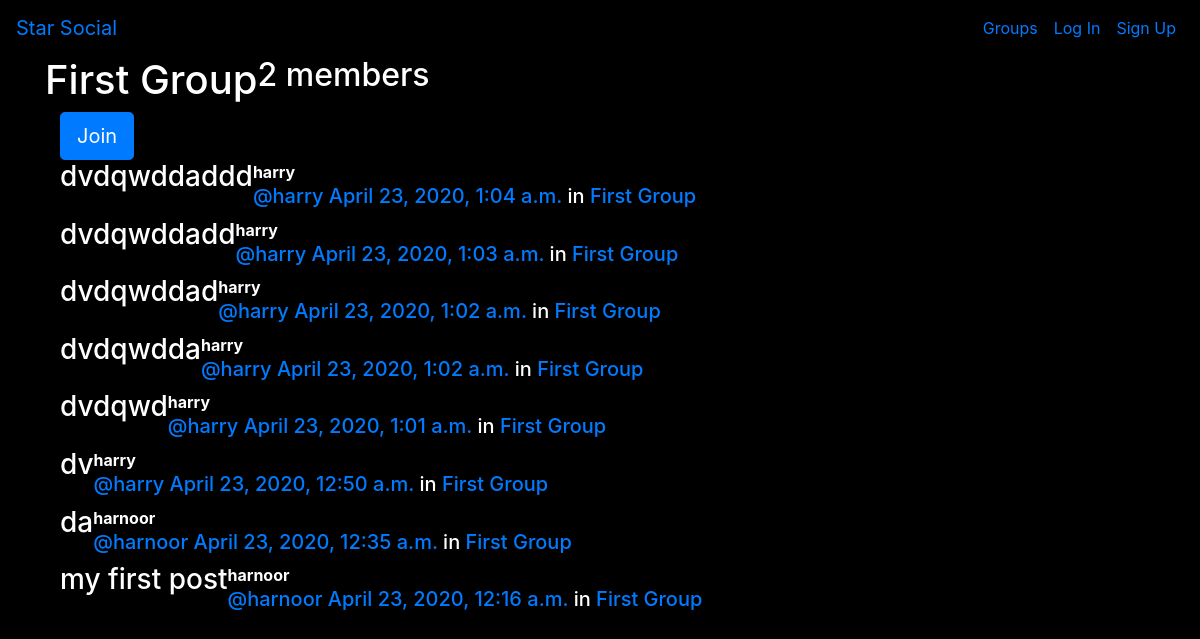
The app's page /groups/post/in/first-group/, older data.
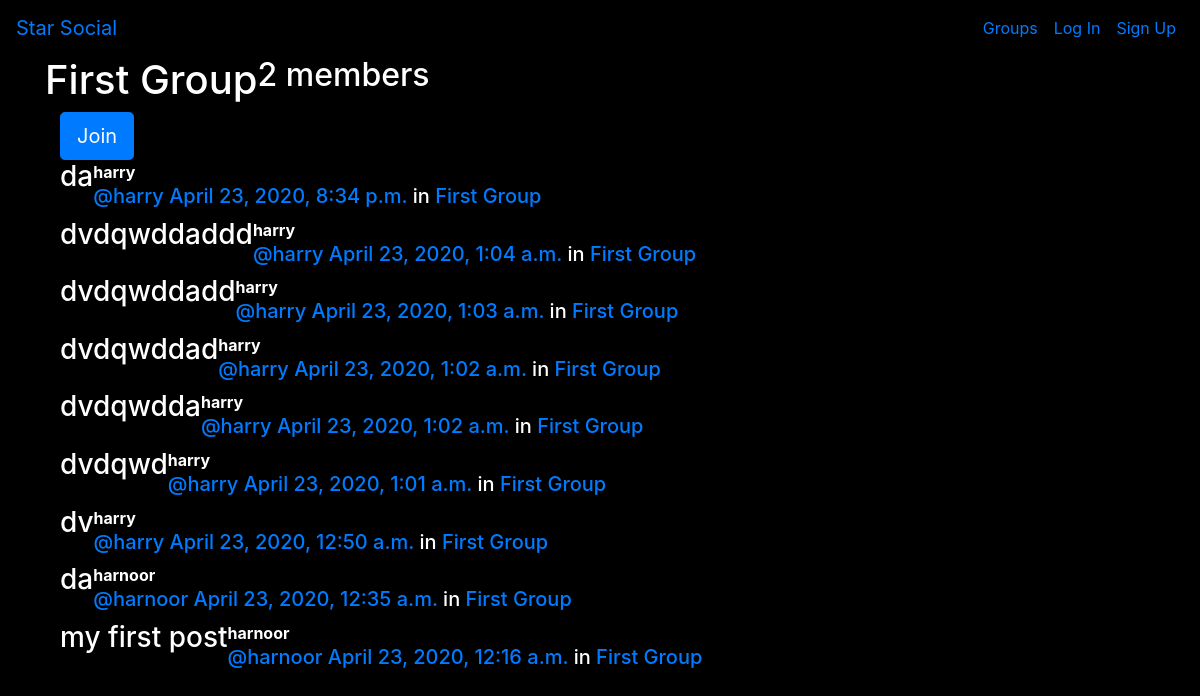
The same page, newer data.
### posts/models.py (models this page shows, shortened)
class Post(models.Model):
    user = models.ForeignKey(User, related_name="posts", on_delete=models.CASCADE)
    created_at = models.DateTimeField(auto_now=True)
    message = models.TextField()
    message_html = models.TextField(editable=False)
    group = models.ForeignKey(Group, related_name="posts", on_delete=models.CASCADE, null=True, blank=True)
    class Meta:
        ordering = ['-created_at']
        unique_together = ['user', 'message']

### groups/models.py (models this page shows, shortened)
class Group(models.Model):
    name = models.CharField(max_length=255, unique=True)
    slug = models.SlugField(allow_unicode=True, unique=True)
    description = models.TextField(blank=True, default='')
    description_html = models.TextField(editable=False, blank=True, default='')
    members = models.ManyToManyField(User, through='GroupMember')
    class Meta:
        ordering = ['name']

### groups/views.py (the view)
# urls.py: path('post/in/<slug:slug>/', views.GroupDetailView.as_view(), name='single'),
class GroupDetailView(generic.DetailView):
    model = Group
    template_name = 'groups/group_detail.html'

### groups/templates/groups/group_detail.html
{% extends 'groups/group_base.html' %}
{% block pregroup %}
    <h1> {{ group.name }} </h1>
    <h2> {{ group.members.count }} members </h2>
    <div class="container">
        {% if user in group.members.all %}
            <a href="{% url 'groups:leave' slug=group.slug %}" class="btn btn-lg btn-fill btn-warning">
                <span class="glyphicon glyphicon-remove-sign" aria-hidden="true"> Leave </span> </a>
        {% else %}
            <a href="{% url 'groups:join' slug=group.slug %}" class="btn btn-lg btn-fill btn-primary">
                <span class="glyphicon glyphicon-ok-sign" aria-hidden="true"> Join </span> </a>
        {% endif %}
    </div>
{% endblock %}
{% block group_content %}
    <div class="col-md-8">
        {% if group.posts.count == 0 %}
            <h2> No posts in this group yet! </h2>
        {% else %}
            {% for post in group.posts.all %}
                {% include "posts/_post.html" %}
            {% endfor %}
        {% endif %}
    </div>
{% endblock %}

### posts/templates/posts/_post.html (shortened to what this page needs)
<div class="post media">
    <h3> {{ post.message_html|safe }} </h3>
    <div class="media-body">
        <strong> {{ post.user.username }} </strong>
        <h5 class="media-heading">
            <span class="username">
                <a href="{% url 'posts:for_user' username=post.user.username %}"> @{{ post.user.username }} </a>
            </span>
            <time class="time">
                <a href="{% url 'posts:single' username=post.user.username pk=post.pk %}">{{ post.created_at }}</a>
            </time>
            {% if post.group %}
                <span class="group-name">in <a href="#">{{ post.group.name }}</a></span>
            {% endif %}
        </h5>
    </div>
</div>

Row changes from the older to the newer data that the page shows:
added Post: message_html "da", user.username "harry", created_at "April 23, 2020, 8:34 p.m.", group.name "First Group"
